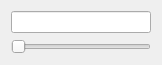
<?xml version="1.0" encoding="UTF-8"?>
<ui version="4.0">
 <class>NumberSourceDataUi</class>
 <widget class="QWidget" name="NumberSourceDataUi">
  <property name="geometry">
   <rect>
    <x>0</x>
    <y>0</y>
    <width>162</width>
    <height>64</height>
   </rect>
  </property>
  <property name="windowTitle">
   <string>Form</string>
  </property>
  <layout class="QGridLayout" name="gridLayout">
   <item row="0" column="0">
    <layout class="QVBoxLayout" name="verticalLayout">
     <item>
      <widget class="QLineEdit" name="lineEdit"/>
     </item>
     <item>
      <widget class="QSlider" name="timeSlider">
       <property name="minimum">
        <number>5</number>
       </property>
       <property name="maximum">
        <number>5555</number>
       </property>
       <property name="singleStep">
        <number>50</number>
       </property>
       <property name="orientation">
        <enum>Qt::Horizontal</enum>
       </property>
      </widget>
     </item>
    </layout>
   </item>
  </layout>
 </widget>
 <resources/>
 <connections/>
</ui>
